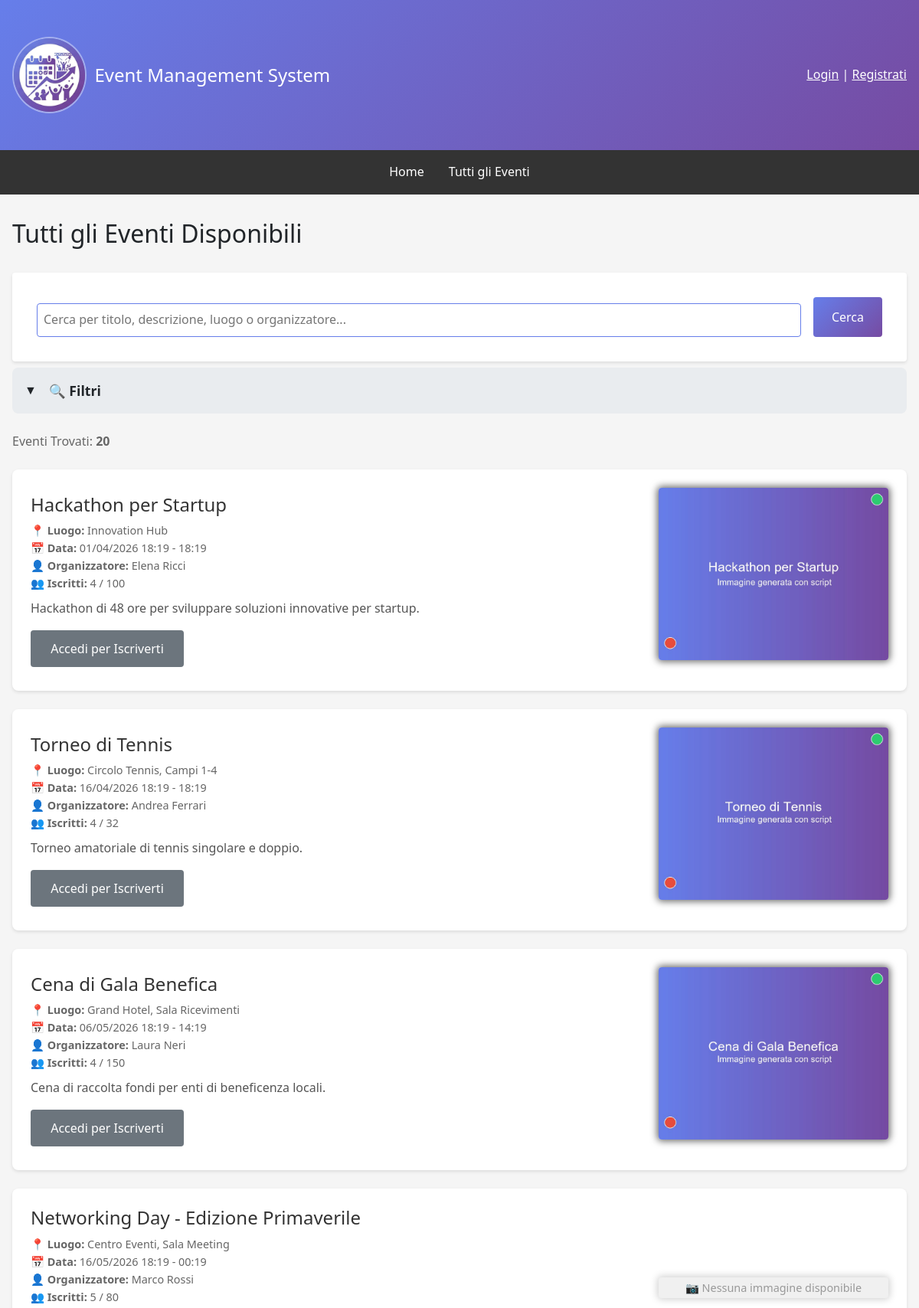
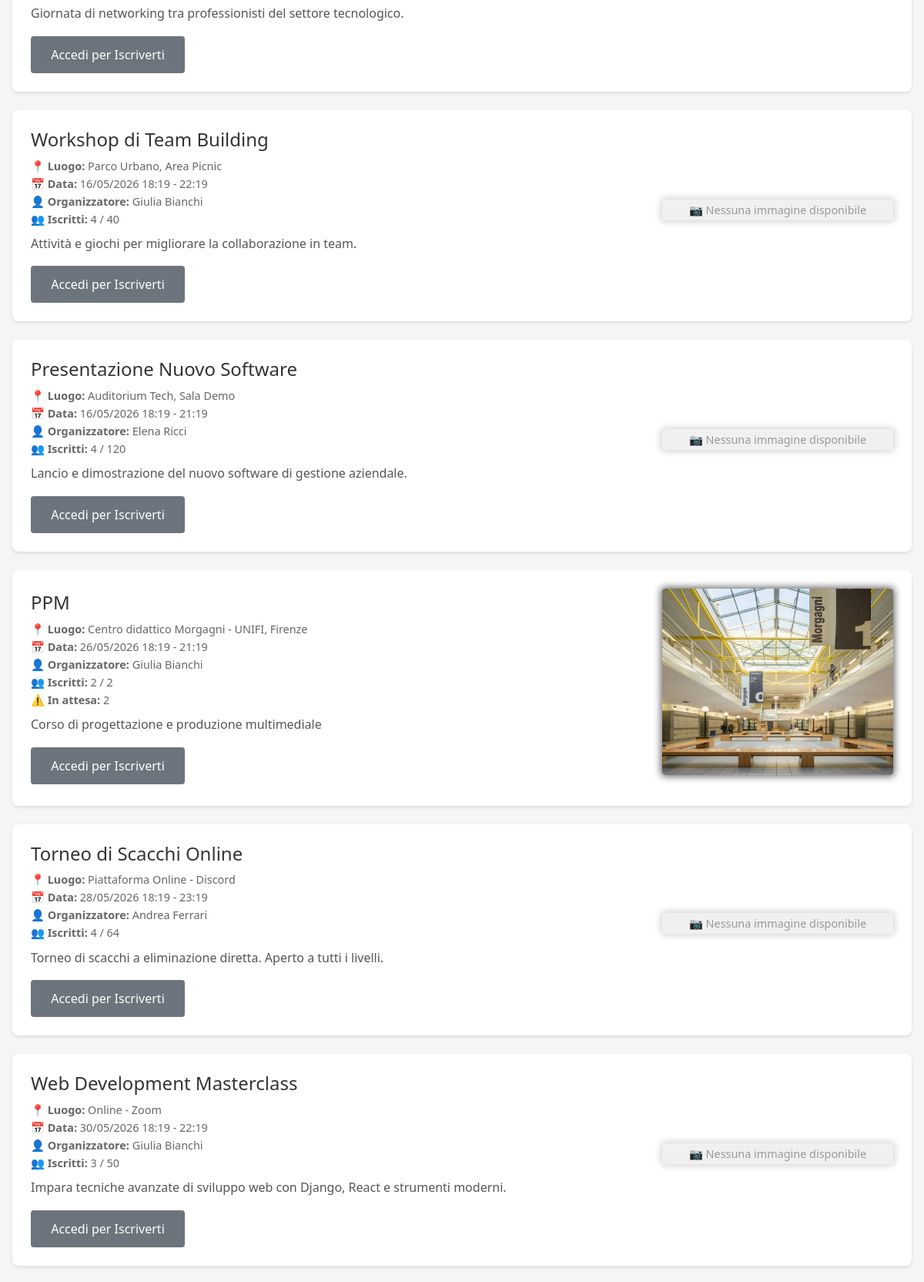
Screenshot of /events/ (upper part) with the database file from the repository (2 pictures, top to bottom).
### events/models.py (models this page shows, shortened)
class Event(models.Model):
    STATUS_CHOICES = [('draft', 'Bozza'), ('published', 'Pubblicato'), ('ongoing', 'In Corso'), ('completed', 'Completato'), ('cancelled', 'Annullato')]
    title = models.CharField(max_length=200, verbose_name='Titolo')
    description = models.TextField(verbose_name='Descrizione')
    organizer = models.ForeignKey(User, on_delete=models.CASCADE, related_name='organized_events', verbose_name='Organizzatore')
    location = models.CharField(max_length=255, verbose_name='Luogo')
    start_date = models.DateTimeField(verbose_name='Data e Ora Inizio')
    end_date = models.DateTimeField(verbose_name='Data e Ora Fine')
    max_attendees = models.IntegerField(null=True, blank=True, verbose_name='Numero Massimo Partecipanti')
    image = models.ImageField(upload_to='event_images/', blank=True, null=True, verbose_name='Immagine')
    status = models.CharField(max_length=15, choices=STATUS_CHOICES, default='draft', verbose_name='Stato')
    created_at = models.DateTimeField(auto_now_add=True)
    updated_at = models.DateTimeField(auto_now=True)
    deleted_at = models.DateTimeField(null=True, blank=True, verbose_name='Eliminato il')
    class Meta:
        ordering = ['-start_date']
        permissions = [('can_create_event', 'Può creare eventi'), ('can_edit_own_events', 'Può modificare i propri eventi'), ('can_delete_own_events', 'Può eliminare i propri eventi'), ('can_view_attendees', 'Può visualizzare la lista dei partecipanti')]
    @property
    def get_confirmed_attendees_count(self):
        return self.eventregistration_set.filter(status='confirmed').count()
    def get_pending_attendees_count(self):
        return self.eventregistration_set.filter(status='pending').count()

### events/views.py (the view, shortened to what this page needs)
# urls.py: path('', views.EventListView.as_view(), name='event_list'),
class EventListView(ListView):
    model = Event
    template_name = 'events/event_list.html'
    context_object_name = 'events'
    paginate_by = 10
    def get_queryset(self):
        queryset = Event.objects.filter(status='published', deleted_at__isnull=True).order_by('start_date')
        query = self.request.GET.get('q')
        organizer_name = self.request.GET.get('organizer_name')
        if organizer_name:
            queryset = queryset.filter(
                Q(organizer__username__icontains=organizer_name)|
                Q(organizer__first_name__icontains=organizer_name) |
                Q(organizer__last_name__icontains=organizer_name)
            )
        start_date_from = self.request.GET.get('start_date_from')
        if start_date_from:
            try:
                start_date_from = datetime.strptime(start_date_from, '%d/%m/%Y').date()
                queryset = queryset.filter(start_date__date__gte=start_date_from)
            except ValueError:
                pass
        start_date_to = self.request.GET.get('start_date_to')
        if start_date_to:
            try:
                start_date_to = datetime.strptime(start_date_to, '%d/%m/%Y').date()
                queryset = queryset.filter(start_date__date__lte=start_date_to)
            except ValueError:
                pass
        date_filter = self.request.GET.get('date_filter')
        if date_filter == 'today':
            today = timezone.now().date()
            queryset = queryset.filter(start_date__date=today)
        elif date_filter == 'upcoming':
            queryset = queryset.filter(start_date__gte=timezone.now())
        elif date_filter == 'past':
            queryset = queryset.filter(start_date__lt=timezone.now())
        organizer_filter = self.request.GET.get('organizer')
        if organizer_filter:
            queryset = queryset.filter(organizer__username=organizer_filter)
        return queryset
    def get_context_data(self, **kwargs):
        context = super().get_context_data(**kwargs)
        context['total_events'] = Event.objects.filter(status='published').count()
        context['current_query'] = self.request.GET.get('q', '')
        context['current_date_filter'] = self.request.GET.get('date_filter', '')
        context['current_organizer'] = self.request.GET.get('organizer', '')
        context['current_organizer_name'] = self.request.GET.get('organizer_name', '')
        context['current_start_date_from'] = self.request.GET.get('start_date_from', '')
        context['current_start_date_to'] = self.request.GET.get('start_date_to', '')
        organizers_dict = {}
        organizers_data = Event.objects.filter(
            status='published',
            deleted_at__isnull=True
        ).values_list('organizer__username', 'organizer__first_name', 'organizer__last_name')
        for username, first_name, last_name in organizers_data:
            if username not in organizers_dict:  # Rimuove i duplicati manualmente
                full_name = f"{first_name} {last_name}".strip()
                organizers_dict[username] = {
                    'username': username,
                    'full_name': full_name if full_name else username
                }
        context['organizers'] = sorted(organizers_dict.values(), key=lambda x: x['full_name'])
        return context

### templates/events/event_list.html (shortened to what this page needs)
{% extends 'base.html' %}
{% load custom_filters %}
{% block content %}
<h2>Tutti gli Eventi Disponibili</h2>
<div>
<form method="get" class="search-form" style="margin-bottom: 0.5rem;">
    <input type="text" name="q" placeholder="Cerca per titolo, descrizione, luogo o organizzatore..." value="{{ request.GET.q }}" aria-label="Cerca eventi">
    <button type="submit" class="btn" style="background: linear-gradient(135deg, #667eea 0%, #764ba2 100%);">Cerca</button>
</form>
<div style="margin-bottom: 1.5rem; background: #e9ecef; border-radius: 8px; overflow: hidden;">
    <div style="padding: 1rem; background: #e9ecef; cursor: pointer;" onclick="toggleFilters()">
        <div style="display: flex; gap: 1rem; align-items: center;">
            <span id="toggleIcon">▼</span>
            <strong style="font-size: 1.1rem;">🔍 Filtri</strong>
        </div>
    </div>
</div>
</div>
<p style="
color: #666; margin-bottom: 1.5rem;">
    Eventi Trovati:
    <strong>
        {% if events %}
            {% if paginator and paginator.count > events|length %}
                {{ paginator.count }}
            {% else %}
                {{ events|length }}
            {% endif %}
        {% else %}
            Nessun evento trovato
        {% endif %}
    </strong>
</p>
{% if events %}
    {% for event in events %}
        <div class="event-card" onclick="window.location.href='{% url 'events:event_detail' event.pk %}'" style="cursor: pointer;">
            <div class="event-content">
                <h3 class="event-title">{{ event.title }}</h3>
                <div class="event-meta">
                    <strong>📍 Luogo:</strong> {{ event.location }}<br>
                    <strong>📅 Data:</strong> {{ event.start_date|date:"d/m/Y H:i" }} - {{ event.end_date|date:"H:i" }}<br>
                    <strong>👤 Organizzatore:</strong> {{ event.organizer.get_full_name|default:event.organizer.username }}<br>
                    <strong>👥 Iscritti:</strong> {{ event.get_confirmed_attendees_count }}{% if event.max_attendees %} / {{ event.max_attendees }}{% endif %}<br>
                    {% if event.get_pending_attendees_count > 0 %}<strong>⚠️ In attesa:</strong> {{ event.get_pending_attendees_count }}{% endif %}
                </div>
                <p class="event-description">{{ event.description|truncatewords:30 }}</p>
                <div style="display: flex; gap: 1rem; flex-wrap: wrap;" class="event-card-buttons">
                    {% if request.user.is_authenticated %}
                        {% if not request.user.is_staff %}
                            {% with status=user_registrations_status|get_item:event.pk %}
                            {% if event.pk in registered_events and status != 'cancelled' %}
                                <a href="{% url 'events:event_unregister_confirm' event.pk %}?next={{ request.path }}" class="btn btn-danger">✗ Disiscriviti</a>
                            {% else %}
                                <a href="{% url 'events:event_register' event.pk %}" class="btn btn-success" id="subscription-section">✓ Iscriviti</a>
                            {% endif %}
                            {% endwith %}
                        {% endif %}
                    {% else %}
                        <a href="{% url 'users:login' %}" class="btn btn-secondary">Accedi per Iscriverti</a>
                    {% endif %}
                </div>
            </div>
            {% if event.image %}
                <div class="event-thumbnail">
                    <img src="{{ event.image.url }}" alt="{{ event.title }}" style="width: 100%; height: auto; margin-bottom: 1rem; border-radius: 4px; box-shadow: 0 0 10px 2px dimgray">
                </div>
            {% else %}
                <div class="no-image" style="text-align: center; margin-bottom: 1rem; padding: 2px; border-radius: 4px; box-shadow: 0 0 10px 2px lightgray">
                    <span>📷 Nessuna immagine disponibile</span>
                </div>
            {% endif %}
        </div>
    {% endfor %}
{% else %}
    <p style="text-align: center; padding: 2rem; color: #666;">Nessun evento disponibile.</p>
{% endif %}
{% endblock %}

### templates/base.html (style rules this page uses)
* { margin: 0; padding: 0; box-sizing: border-box; }
body { font-family: 'Segoe UI', Tahoma, Geneva, Verdana, sans-serif; background-color: #f5f5f5; line-height: 1.6; }
.btn { display: inline-block; padding: 0.75rem 1.5rem; background-color: #667eea; color: white; text-decoration: none; border-radius: 4px; border: none; cursor: pointer; font-size: 1rem; }
.btn-secondary { background-color: #6c757d; }
.event-card { background: white; padding: 1.5rem; margin-bottom: 1rem; border-radius: 4px; box-shadow: 0 2px 4px rgba(0,0,0,0.1); }
.event-title { font-size: 1.5rem; margin-bottom: 0.5rem; color: #333; }
.event-meta { color: #666; font-size: 0.9rem; margin-bottom: 0.5rem; }
.event-description { color: #555; margin-bottom: 1rem; }
form { background: white; padding: 2rem; border-radius: 4px; box-shadow: 0 2px 4px rgba(0,0,0,0.1); }
input, textarea, select { width: 100%; padding: 0.5rem; margin-top: 0.5rem; border: 1px solid #ddd; border-radius: 4px; font-family: inherit; font-size: 1rem; }

### templates/events/event_list.html (style rules this page uses)
.search-form { display: flex; gap: 1rem; margin: 2rem 0; flex-wrap: wrap; }
.search-form input { flex: 1; min-width: 200px; border: 1px solid #667eea; }
.search-form button { white-space: nowrap; }
.event-card { display: flex; gap: 1.5rem; align-items: center; margin-bottom: 1.5rem; background: white; border-radius: 8px; padding: 1.5rem; box-shadow: 0 2px 4px rgba(0,0,0,0.1); transition: transform 0.2s; }
.event-content { flex: 2; }
.event-thumbnail { flex: 1; min-width: 150px; max-width: 300px; align-self: center; }
.event-thumbnail img { height: 100%; width: auto; border-radius: 8px; box-shadow: 0 0 10px 2px dimgray; object-fit: cover; display: block; }
.no-image { flex: 1; min-width: 150px; max-width: 300px; background-color: #f0f0f0; border-radius: 8px; display: flex; align-items: center; justify-content: center; padding: 2rem 0.5rem; text-align: center; color: #999; font-size: 0.9rem; align-self: center; }
.event-card-buttons { display: flex; flex-direction: column; gap: 0.75rem; justify-content: center; min-width: 140px; width: auto; }
.event-card-buttons .btn, .event-card-buttons span { text-align: center; width: 200px; min-width: 120px; display: inline-flex; align-items: center; justify-content: center; box-sizing: border-box; white-space: nowrap; }

### rows the page displays
Event: title "Hackathon per Startup", location "Innovation Hub", start_date "01/04/2026 18:19", end_date "18:19", organizer.get_full_name "Elena Ricci", get_confirmed_attendees_count "4", max_attendees "100", description "Hackathon di 48 ore per sviluppare soluzioni innovative per startup.", image (picture)
Event: title "Torneo di Tennis", location "Circolo Tennis, Campi 1-4", start_date "16/04/2026 18:19", end_date "18:19", organizer.get_full_name "Andrea Ferrari", get_confirmed_attendees_count "4", max_attendees "32", description "Torneo amatoriale di tennis singolare e doppio.", image (picture)
Event: title "Cena di Gala Benefica", location "Grand Hotel, Sala Ricevimenti", start_date "06/05/2026 18:19", end_date "14:19", organizer.get_full_name "Laura Neri", get_confirmed_attendees_count "4", max_attendees "150", description "Cena di raccolta fondi per enti di beneficenza locali.", image (picture)
Event: title "Networking Day - Edizione Primaverile", location "Centro Eventi, Sala Meeting", start_date "16/05/2026 18:19", end_date "00:19", organizer.get_full_name "Marco Rossi", get_confirmed_attendees_count "5", max_attendees "80", description "Giornata di networking tra professionisti del settore tecnologico.", image "📷 Nessuna immagine disponibile"
Event: title "Workshop di Team Building", location "Parco Urbano, Area Picnic", start_date "16/05/2026 18:19", end_date "22:19", organizer.get_full_name "Giulia Bianchi", get_confirmed_attendees_count "4", max_attendees "40", description "Attività e giochi per migliorare la collaborazione in team.", image "📷 Nessuna immagine disponibile"
Event: title "Presentazione Nuovo Software", location "Auditorium Tech, Sala Demo", start_date "16/05/2026 18:19", end_date "21:19", organizer.get_full_name "Elena Ricci", get_confirmed_attendees_count "4", max_attendees "120", description "Lancio e dimostrazione del nuovo software di gestione aziendale.", image "📷 Nessuna immagine disponibile"
Event: title "PPM", location "Centro didattico Morgagni - UNIFI, Firenze", start_date "26/05/2026 18:19", end_date "21:19", organizer.get_full_name "Giulia Bianchi", get_confirmed_attendees_count "2", max_attendees "2", get_pending_attendees_count "2", description "Corso di progettazione e produzione multimediale", image (picture)
Event: title "Torneo di Scacchi Online", location "Piattaforma Online - Discord", start_date "28/05/2026 18:19", end_date "23:19", organizer.get_full_name "Andrea Ferrari", get_confirmed_attendees_count "4", max_attendees "64", description "Torneo di scacchi a eliminazione diretta. Aperto a tutti i livelli.", image "📷 Nessuna immagine disponibile"
Event: title "Web Development Masterclass", location "Online - Zoom", start_date "30/05/2026 18:19", end_date "22:19", organizer.get_full_name "Giulia Bianchi", get_confirmed_attendees_count "3", max_attendees "50", description "Impara tecniche avanzate di sviluppo web con Django, React e strumenti moderni.", image "📷 Nessuna immagine disponibile"

### other values shown
{{ paginator.count }} "20"
